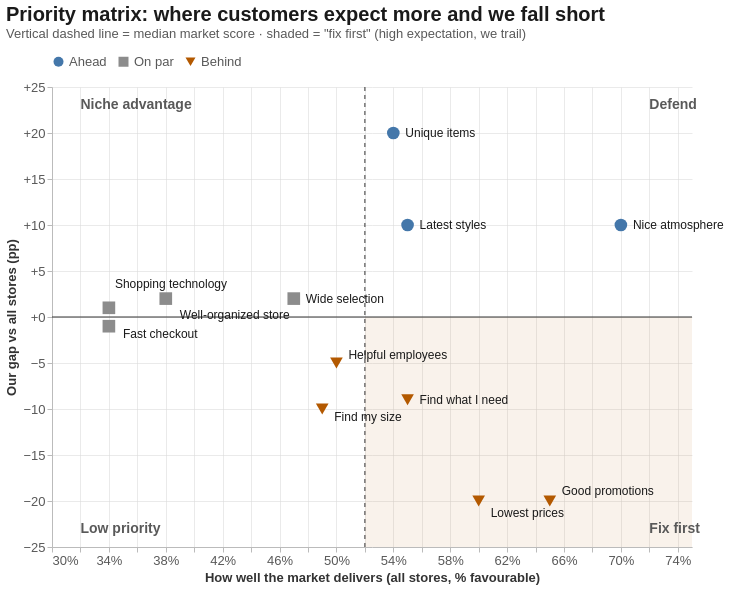

Vega-Lite specification stored for this chart:
### Vega-Lite specification from a JSON file in a GitHub repository (floating-point values rounded to 4 significant figures)
{"config": {"view": {"continuousWidth": 300, "continuousHeight": 300, "strokeWidth": 0}, "axis": {"domainColor": "#BBBBBB", "gridColor": "#DDDDDD", "gridOpacity": 0.6, "labelColor": "#595959", "labelFontSize": 13, "labelLimit": 260, "tickColor": "#BBBBBB", "titleColor": "#333333", "titleFontSize": 13}, "font": "Arial, Liberation Sans, Helvetica, sans-serif", "legend": {"labelColor": "#595959", "labelFontSize": 13, "labelLimit": 260, "orient": "top", "titleColor": "#333333", "titleFontSize": 13}, "title": {"anchor": "start", "color": "#1A1A1A", "fontSize": 20, "fontWeight": 600, "offset": 14, "subtitleColor": "#595959", "subtitleFontSize": 13}}, "layer": [{"data": {"name": "data-1f6a056768ffaed5bd104ccd757939cb"}, "mark": {"type": "rect", "color": "#B35900", "opacity": 0.08}, "encoding": {"x": {"field": "x", "scale": {"domain": [0.3, 0.75]}, "type": "quantitative"}, "x2": {"field": "x2"}, "y": {"field": "y", "scale": {"domain": [-25, 25]}, "type": "quantitative"}, "y2": {"field": "y2"}}}, {"data": {"name": "data-a0a55d106695e8d630baff0f16eee66d"}, "mark": {"type": "rule", "color": "#333333"}, "encoding": {"y": {"field": "y", "type": "quantitative"}}}, {"data": {"name": "data-e1891a3b816ccaa5710c7cfee6579ba3"}, "mark": {"type": "rule", "color": "#333333", "strokeDash": [4, 4]}, "encoding": {"x": {"field": "x", "type": "quantitative"}}}, {"data": {"name": "data-3d2f19dbfb13f2a5958187f82cd5ab6f"}, "mark": {"type": "text", "align": "left", "color": "#595959", "fontSize": 14, "fontWeight": "bold"}, "encoding": {"text": {"field": "t", "type": "nominal"}, "x": {"field": "x", "scale": {"domain": [0.3, 0.75]}, "type": "quantitative"}, "y": {"field": "y", "scale": {"domain": [-25, 25]}, "type": "quantitative"}}}, {"data": {"name": "data-88696b2f0491eb5209e8410548695729"}, "mark": {"type": "point", "filled": true, "opacity": 1, "size": 160}, "encoding": {"color": {"field": "status", "scale": {"domain": ["Ahead", "On par", "Behind"], "range": ["#4477AA", "#8C8C8C", "#B35900"]}, "sort": ["Ahead", "On par", "Behind"], "title": null, "type": "nominal"}, "shape": {"field": "status", "scale": {"domain": ["Ahead", "On par", "Behind"], "range": ["circle", "square", "triangle-down"]}, "sort": ["Ahead", "On par", "Behind"], "title": null, "type": "nominal"}, "tooltip": [{"field": "attribute_full", "title": "Attribute", "type": "nominal"}, {"field": "all_stores", "format": ".0%", "title": "All stores", "type": "quantitative"}, {"field": "gap_text", "title": "Gap", "type": "nominal"}], "x": {"axis": {"format": "%"}, "field": "all_stores", "scale": {"domain": [0.3, 0.75]}, "title": "How well the market delivers (all stores, % favourable)", "type": "quantitative"}, "y": {"axis": {"format": "+d"}, "field": "gap_pp", "scale": {"domain": [-25, 25]}, "title": "Our gap vs all stores (pp)", "type": "quantitative"}}}, {"data": {"name": "data-d2358c4afab93592d60b7327fdf188a4"}, "mark": {"type": "text", "align": "left", "color": "#1A1A1A", "dx": 14, "dy": 16, "fontSize": 12}, "encoding": {"text": {"field": "label", "type": "nominal"}, "x": {"field": "all_stores", "scale": {"domain": [0.3, 0.75]}, "type": "quantitative"}, "y": {"field": "gap_pp", "scale": {"domain": [-25, 25]}, "type": "quantitative"}}}, {"data": {"name": "data-466b21abc81666f84808f90b7c193242"}, "mark": {"type": "text", "align": "left", "color": "#1A1A1A", "dx": 14, "dy": 8, "fontSize": 12}, "encoding": {"text": {"field": "label", "type": "nominal"}, "x": {"field": "all_stores", "scale": {"domain": [0.3, 0.75]}, "type": "quantitative"}, "y": {"field": "gap_pp", "scale": {"domain": [-25, 25]}, "type": "quantitative"}}}, {"data": {"name": "data-ae17ec9b6e63f0061cd22b373a61b071"}, "mark": {"type": "text", "align": "left", "color": "#1A1A1A", "dx": 12, "dy": -8, "fontSize": 12}, "encoding": {"text": {"field": "label", "type": "nominal"}, "x": {"field": "all_stores", "scale": {"domain": [0.3, 0.75]}, "type": "quantitative"}, "y": {"field": "gap_pp", "scale": {"domain": [-25, 25]}, "type": "quantitative"}}}, {"data": {"name": "data-420b4d2f92f61c46c032107840065f53"}, "mark": {"type": "text", "align": "left", "color": "#1A1A1A", "dx": 12, "dy": -10, "fontSize": 12}, "encoding": {"text": {"field": "label", "type": "nominal"}, "x": {"field": "all_stores", "scale": {"domain": [0.3, 0.75]}, "type": "quantitative"}, "y": {"field": "gap_pp", "scale": {"domain": [-25, 25]}, "type": "quantitative"}}}, {"data": {"name": "data-0db327966a9a75f0acaa96f12cb0dfa3"}, "mark": {"type": "text", "align": "left", "color": "#1A1A1A", "dx": 12, "dy": 0, "fontSize": 12}, "encoding": {"text": {"field": "label", "type": "nominal"}, "x": {"field": "all_stores", "scale": {"domain": [0.3, 0.75]}, "type": "quantitative"}, "y": {"field": "gap_pp", "scale": {"domain": [-25, 25]}, "type": "quantitative"}}}, {"data": {"name": "data-4690d78a03179ff1a27fcefa6a8ece0a"}, "mark": {"type": "text", "align": "left", "color": "#1A1A1A", "dx": 12, "dy": 8, "fontSize": 12}, "encoding": {"text": {"field": "label", "type": "nominal"}, "x": {"field": "all_stores", "scale": {"domain": [0.3, 0.75]}, "type": "quantitative"}, "y": {"field": "gap_pp", "scale": {"domain": [-25, 25]}, "type": "quantitative"}}}, {"data": {"name": "data-2a823616679f24c8ecf38a0a74542ab4"}, "mark": {"type": "text", "align": "left", "color": "#1A1A1A", "dx": 12, "dy": 0, "fontSize": 12}, "encoding": {"text": {"field": "label", "type": "nominal"}, "x": {"field": "all_stores", "scale": {"domain": [0.3, 0.75]}, "type": "quantitative"}, "y": {"field": "gap_pp", "scale": {"domain": [-25, 25]}, "type": "quantitative"}}}, {"data": {"name": "data-0065432f27b42ebffc2f9e22c01a4d0a"}, "mark": {"type": "text", "align": "left", "color": "#1A1A1A", "dx": 6, "dy": -24, "fontSize": 12}, "encoding": {"text": {"field": "label", "type": "nominal"}, "x": {"field": "all_stores", "scale": {"domain": [0.3, 0.75]}, "type": "quantitative"}, "y": {"field": "gap_pp", "scale": {"domain": [-25, 25]}, "type": "quantitative"}}}, {"data": {"name": "data-22c48031f4b66d84175d5c16841e69e2"}, "mark": {"type": "text", "align": "left", "color": "#1A1A1A", "dx": 12, "dy": 12, "fontSize": 12}, "encoding": {"text": {"field": "label", "type": "nominal"}, "x": {"field": "all_stores", "scale": {"domain": [0.3, 0.75]}, "type": "quantitative"}, "y": {"field": "gap_pp", "scale": {"domain": [-25, 25]}, "type": "quantitative"}}}, {"data": {"name": "data-2399965ea7a7b28f38994507cd9109e5"}, "mark": {"type": "text", "align": "left", "color": "#1A1A1A", "dx": 12, "dy": 0, "fontSize": 12}, "encoding": {"text": {"field": "label", "type": "nominal"}, "x": {"field": "all_stores", "scale": {"domain": [0.3, 0.75]}, "type": "quantitative"}, "y": {"field": "gap_pp", "scale": {"domain": [-25, 25]}, "type": "quantitative"}}}, {"data": {"name": "data-6e8956fc62ec83eefa238dc23e60e7a8"}, "mark": {"type": "text", "align": "left", "color": "#1A1A1A", "dx": 12, "dy": 0, "fontSize": 12}, "encoding": {"text": {"field": "label", "type": "nominal"}, "x": {"field": "all_stores", "scale": {"domain": [0.3, 0.75]}, "type": "quantitative"}, "y": {"field": "gap_pp", "scale": {"domain": [-25, 25]}, "type": "quantitative"}}}, {"data": {"name": "data-14fe9f08d9993274a0e9eaa7daaca651"}, "mark": {"type": "text", "align": "left", "color": "#1A1A1A", "dx": 12, "dy": 0, "fontSize": 12}, "encoding": {"text": {"field": "label", "type": "nominal"}, "x": {"field": "all_stores", "scale": {"domain": [0.3, 0.75]}, "type": "quantitative"}, "y": {"field": "gap_pp", "scale": {"domain": [-25, 25]}, "type": "quantitative"}}}], "height": 460, "title": {"text": "Priority matrix: where customers expect more and we fall short", "subtitle": "Vertical dashed line = median market score · shaded = \"fix first\" (high expectation, we trail)"}, "width": 640, "$schema": "https://vega.github.io/schema/vega-lite/v6.4.1.json", "datasets": {"data-1f6a056768ffaed5bd104ccd757939cb": [{"x": 0.52, "x2": 0.75, "y": -25, "y2": 0}], "data-a0a55d106695e8d630baff0f16eee66d": [{"y": 0}], "data-e1891a3b816ccaa5710c7cfee6579ba3": [{"x": 0.52}], "data-3d2f19dbfb13f2a5958187f82cd5ab6f": [{"x": 0.32, "y": 23, "t": "Niche advantage"}, {"x": 0.72, "y": 23, "t": "Defend"}, {"x": 0.32, "y": -23, "t": "Low priority"}, {"x": 0.72, "y": -23, "t": "Fix first"}], "data-88696b2f0491eb5209e8410548695729": [{"attribute": "The store is well-organized.", "our": 0.4, "all_stores": 0.38, "attribute_full": "The store is well-organized.", "label": "Well-organized store", "theme": "Store experience", "gap_pp": 2.0, "status": "On par", "gap_text": "+2 pp"}, {"attribute": "Fast and easy checkout.", "our": 0.33, "all_stores": 0.34, "attribute_full": "Fast and easy checkout.", "label": "Fast checkout", "theme": "Service", "gap_pp": -1.0, "status": "On par", "gap_text": "-1 pp"}, {"attribute": "Friendly and helpful employees.", "our": 0.45, "all_stores": 0.5, "attribute_full": "Friendly and helpful employees.", "label": "Helpful employees", "theme": "Service", "gap_pp": -5.0, "status": "Behind", "gap_text": "-5 pp"}, {"attribute": "Good promotions.", "our": 0.45, "all_stores": 0.65, "attribute_full": "Good promotions.", "label": "Good promotions", "theme": "Price & promotions", "gap_pp": -20.0, "status": "Behind", "gap_text": "-20 pp"}, {"attribute": "I can find what I'm looking for.", "our": 0.46, "all_stores": 0.55, "attribute_full": "I can find what I'm looking for.", "label": "Find what I need", "theme": "Service", "gap_pp": -9.0, "status": "Behind", "gap_text": "-9 pp"}, {"attribute": "I can find the size I need.", "our": 0.39, "all_stores": 0.49, "attribute_full": "I can find the size I need.", "label": "Find my size", "theme": "Assortment", "gap_pp": -10.0, "status": "Behind", "gap_text": "-10 pp"}, {"attribute": "A nice atmosphere.", "our": 0.8, "all_stores": 0.7, "attribute_full": "A nice atmosphere.", "label": "Nice atmosphere", "theme": "Store experience", "gap_pp": 10.0, "status": "Ahead", "gap_text": "+10 pp"}, {"attribute": "Latest technology for easy shopping.", "our": 0.35, "all_stores": 0.34, "attribute_full": "Latest technology for easy shopping.", "label": "Shopping technology", "theme": "Store experience", "gap_pp": 1.0, "status": "On par", "gap_text": "+1 pp"}, {"attribute": "Lowest sales prices.", "our": 0.4, "all_stores": 0.6, "attribute_full": "Lowest sales prices.", "label": "Lowest prices", "theme": "Price & promotions", "gap_pp": -20.0, "status": "Behind", "gap_text": "-20 pp"}, {"attribute": "A wide selection.", "our": 0.49, "all_stores": 0.47, "attribute_full": "A wide selection.", "label": "Wide selection", "theme": "Assortment", "gap_pp": 2.0, "status": "On par", "gap_text": "+2 pp"}, {"attribute": "Items I can't find elsewhere.", "our": 0.74, "all_stores": 0.54, "attribute_full": "Items I can't find elsewhere.", "label": "Unique items", "theme": "Assortment", "gap_pp": 20.0, "status": "Ahead", "gap_text": "+20 pp"}, {"attribute": "The latest styles.", "our": 0.65, "all_stores": 0.55, "attribute_full": "The latest styles.", "label": "Latest styles", "theme": "Assortment", "gap_pp": 10.0, "status": "Ahead", "gap_text": "+10 pp"}], "data-d2358c4afab93592d60b7327fdf188a4": [{"attribute": "The store is well-organized.", "our": 0.4, "all_stores": 0.38, "attribute_full": "The store is well-organized.", "label": "Well-organized store", "theme": "Store experience", "gap_pp": 2.0, "status": "On par", "gap_text": "+2 pp"}], "data-466b21abc81666f84808f90b7c193242": [{"attribute": "Fast and easy checkout.", "our": 0.33, "all_stores": 0.34, "attribute_full": "Fast and easy checkout.", "label": "Fast checkout", "theme": "Service", "gap_pp": -1.0, "status": "On par", "gap_text": "-1 pp"}], "data-ae17ec9b6e63f0061cd22b373a61b071": [{"attribute": "Friendly and helpful employees.", "our": 0.45, "all_stores": 0.5, "attribute_full": "Friendly and helpful employees.", "label": "Helpful employees", "theme": "Service", "gap_pp": -5.0, "status": "Behind", "gap_text": "-5 pp"}], "data-420b4d2f92f61c46c032107840065f53": [{"attribute": "Good promotions.", "our": 0.45, "all_stores": 0.65, "attribute_full": "Good promotions.", "label": "Good promotions", "theme": "Price & promotions", "gap_pp": -20.0, "status": "Behind", "gap_text": "-20 pp"}], "data-0db327966a9a75f0acaa96f12cb0dfa3": [{"attribute": "I can find what I'm looking for.", "our": 0.46, "all_stores": 0.55, "attribute_full": "I can find what I'm looking for.", "label": "Find what I need", "theme": "Service", "gap_pp": -9.0, "status": "Behind", "gap_text": "-9 pp"}], "data-4690d78a03179ff1a27fcefa6a8ece0a": [{"attribute": "I can find the size I need.", "our": 0.39, "all_stores": 0.49, "attribute_full": "I can find the size I need.", "label": "Find my size", "theme": "Assortment", "gap_pp": -10.0, "status": "Behind", "gap_text": "-10 pp"}], "data-2a823616679f24c8ecf38a0a74542ab4": [{"attribute": "A nice atmosphere.", "our": 0.8, "all_stores": 0.7, "attribute_full": "A nice atmosphere.", "label": "Nice atmosphere", "theme": "Store experience", "gap_pp": 10.0, "status": "Ahead", "gap_text": "+10 pp"}], "data-0065432f27b42ebffc2f9e22c01a4d0a": [{"attribute": "Latest technology for easy shopping.", "our": 0.35, "all_stores": 0.34, "attribute_full": "Latest technology for easy shopping.", "label": "Shopping technology", "theme": "Store experience", "gap_pp": 1.0, "status": "On par", "gap_text": "+1 pp"}], "data-22c48031f4b66d84175d5c16841e69e2": [{"attribute": "Lowest sales prices.", "our": 0.4, "all_stores": 0.6, "attribute_full": "Lowest sales prices.", "label": "Lowest prices", "theme": "Price & promotions", "gap_pp": -20.0, "status": "Behind", "gap_text": "-20 pp"}], "data-2399965ea7a7b28f38994507cd9109e5": [{"attribute": "A wide selection.", "our": 0.49, "all_stores": 0.47, "attribute_full": "A wide selection.", "label": "Wide selection", "theme": "Assortment", "gap_pp": 2.0, "status": "On par", "gap_text": "+2 pp"}], "data-6e8956fc62ec83eefa238dc23e60e7a8": [{"attribute": "Items I can't find elsewhere.", "our": 0.74, "all_stores": 0.54, "attribute_full": "Items I can't find elsewhere.", "label": "Unique items", "theme": "Assortment", "gap_pp": 20.0, "status": "Ahead", "gap_text": "+20 pp"}], "data-14fe9f08d9993274a0e9eaa7daaca651": [{"attribute": "The latest styles.", "our": 0.65, "all_stores": 0.55, "attribute_full": "The latest styles.", "label": "Latest styles", "theme": "Assortment", "gap_pp": 10.0, "status": "Ahead", "gap_text": "+10 pp"}]}}
